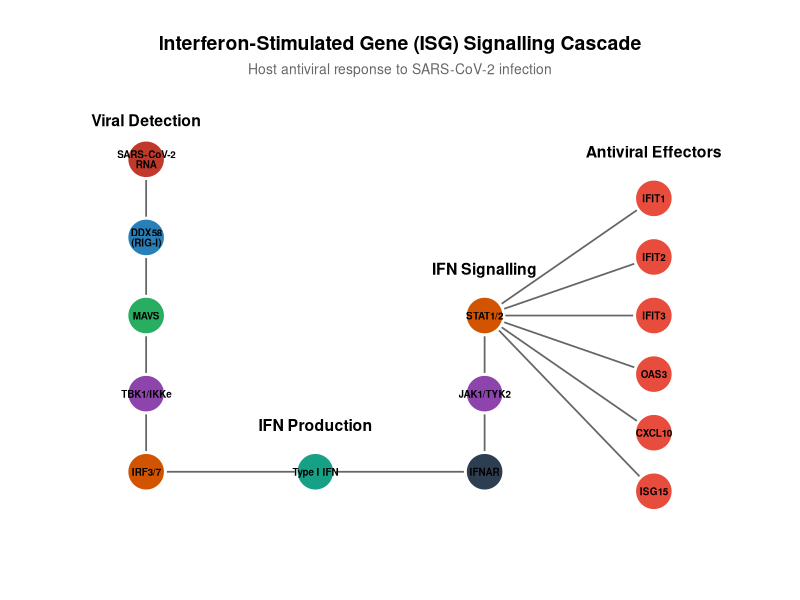
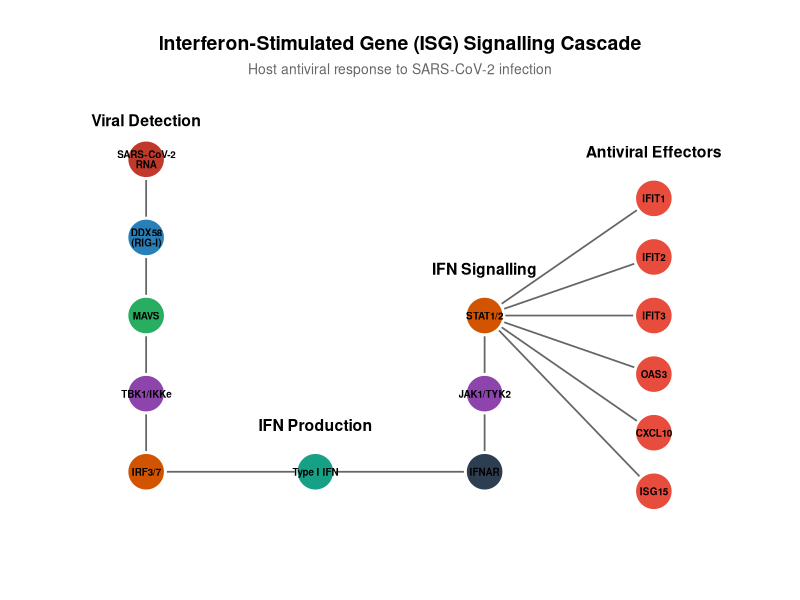

Here is the R script that generated these plots, in order:
#!/usr/bin/env Rscript
# Conceptual ISG signalling pathway diagram

library(ggplot2)
library(ggrepel)

dir.create("results/figures", recursive = TRUE, showWarnings = FALSE)

message("Generating pathway diagram...")

nodes <- data.frame(
  label = c("SARS-CoV-2\nRNA", "DDX58\n(RIG-I)", "MAVS", "TBK1/IKKe", "IRF3/7",
            "Type I IFN", "IFNAR", "JAK1/TYK2", "STAT1/2",
            "IFIT1", "IFIT2", "IFIT3", "OAS3", "CXCL10", "ISG15"),
  x = c(1, 1, 1, 1, 1, 3, 5, 5, 5, 7, 7, 7, 7, 7, 7),
  y = c(10, 8, 6, 4, 2, 2, 2, 4, 6, 9, 7.5, 6, 4.5, 3, 1.5),
  type = c("virus", "sensor", "adaptor", "kinase", "tf",
           "cytokine", "receptor", "kinase", "tf",
           rep("effector", 6))
)

type_colors <- c(
  virus = "#c0392b",
  sensor = "#2980b9",
  adaptor = "#27ae60",
  kinase = "#8e44ad",
  tf = "#d35400",
  cytokine = "#16a085",
  receptor = "#2c3e50",
  effector = "#e74c3c"
)

edges <- data.frame(
  x = c(1, 1, 1, 1, 1, 3, 5, 5, 5, 5, 5, 5, 5, 5),
  xend = c(1, 1, 1, 1, 3, 5, 5, 5, 7, 7, 7, 7, 7, 7),
  y = c(10, 8, 6, 4, 2, 2, 2, 4, 6, 6, 6, 6, 6, 6),
  yend = c(8, 6, 4, 2, 2, 2, 4, 6, 9, 7.5, 6, 4.5, 3, 1.5)
)

ggplot() +
  geom_segment(data = edges,
               aes(x = x, y = y, xend = xend, yend = yend),
               arrow = arrow(length = unit(0.15, "cm"), type = "closed"),
               color = "grey40", linewidth = 0.6) +
  geom_point(data = nodes,
             aes(x = x, y = y, fill = type),
             shape = 21, size = 12, color = "white", stroke = 1.5) +
  geom_text(data = nodes,
            aes(x = x, y = y, label = label),
            size = 2.5, fontface = "bold", lineheight = 0.85) +
  scale_fill_manual(values = type_colors, guide = "none") +
  annotate("text", x = 1, y = 11, label = "Viral Detection", fontface = "bold", size = 4) +
  annotate("text", x = 3, y = 3.2, label = "IFN Production", fontface = "bold", size = 4) +
  annotate("text", x = 5, y = 7.2, label = "IFN Signalling", fontface = "bold", size = 4) +
  annotate("text", x = 7, y = 10.2, label = "Antiviral Effectors", fontface = "bold", size = 4) +
  labs(title = "Interferon-Stimulated Gene (ISG) Signalling Cascade",
       subtitle = "Host antiviral response to SARS-CoV-2 infection") +
  theme_void(base_size = 12) +
  theme(
    plot.title = element_text(face = "bold", hjust = 0.5, size = 14),
    plot.subtitle = element_text(hjust = 0.5, color = "grey40", size = 10),
    plot.margin = margin(20, 20, 20, 20),
    plot.background = element_rect(fill = "white", color = NA),
    panel.background = element_rect(fill = "white", color = NA)
  ) +
  coord_cartesian(xlim = c(0, 8), ylim = c(0, 11.5))

ggsave("results/figures/pathway_diagram.png", width = 10, height = 8, dpi = 300, bg = "white")

message("Pathway diagram saved")
